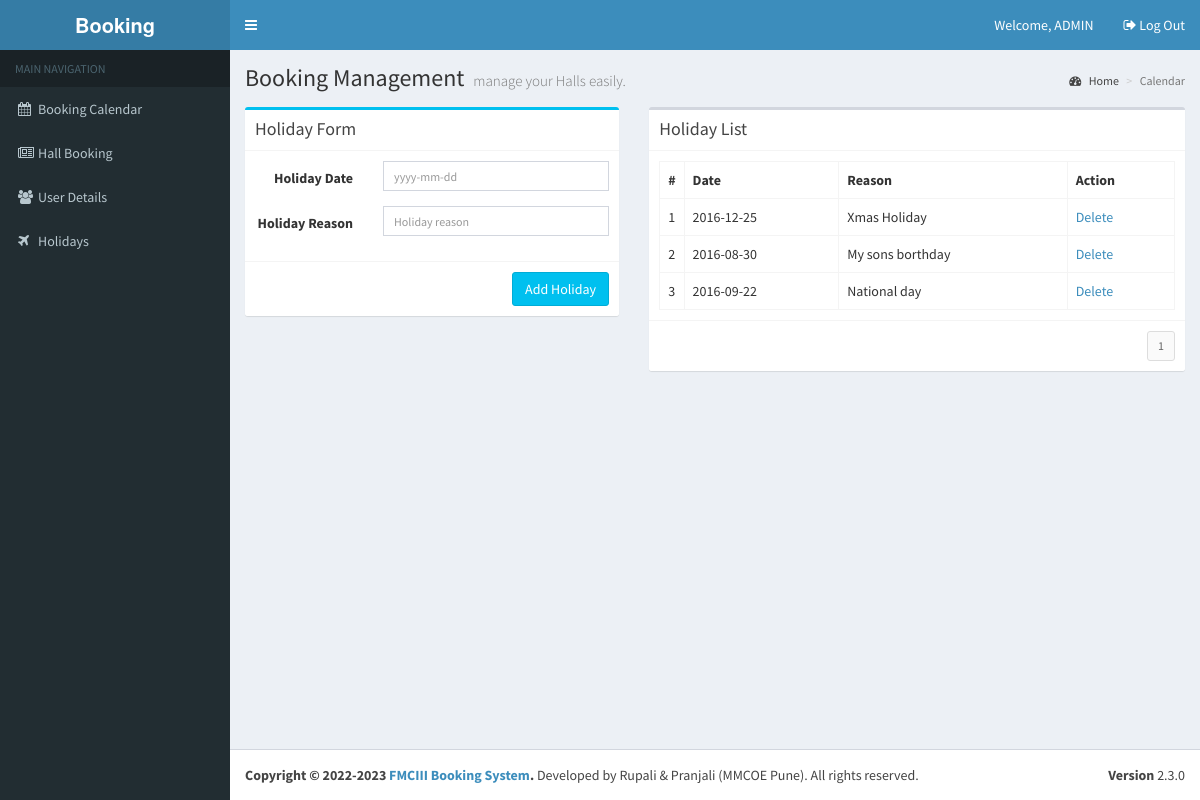
Page /event-management/views/?v=HOLY (signed in) on the committed database.
### tables this page shows
CREATE TABLE `tbl_holidays` (
  `id` int(10) NOT NULL,
  `date` varchar(20) NOT NULL,
  `reason` varchar(100) NOT NULL,
  `bdate` varchar(100) NOT NULL
);

### event-management/views/index.php (called while the page is built, shortened)
<?php
require_once '../library/functions.php';
require_once '../include/template.php';
?>

### event-management/library/database.php (called while the page is built, shortened)
<?php
require_once 'config.php';
$dbConn = mysqli_connect ($dbHost, $dbUser, $dbPass,$dbName);
function dbQuery($sql)
{
	global $dbConn;
	$result = mysqli_query($dbConn,$sql);
	return $result;
}
function dbFetchAssoc($result)
{
	return mysqli_fetch_assoc($result);
}
function dbNumRows($result)
{
	return mysqli_num_rows($result);
}
?>

### event-management/views/holidayslist.php (the view, shortened to what this page needs)
<?php
$records = getHolidayRecords();
?>
<div class="box">
  <div class="box-header with-border">
    <h3 class="box-title">Holiday List</h3>
  </div>
  <div class="box-body">
    <table class="table table-bordered">
      <tr>
        <th style="width: 10px">#</th>
        <th>Date</th>
        <th>Reason</th>
        <th>Action</th>
      </tr>
      <?php
	  $idx = 1;
	  foreach($records as $rec) {
	  	extract($rec);
	  ?>
      <tr>
        <td><?php echo $idx++; ?></td>
        <td><?php echo $hdate; ?></a></td>
        <td><?php echo $hreason; ?></td>
        <td><a href="javascript:deleteHoliday('<?php echo $hid ?>');">Delete</a></td>
      </tr>
      <?php } ?>
    </table>
  </div>
  <div class="box-footer clearfix">
    <?php echo generateHolidayPagination(); ?> </div>
</div>

### rows in the picture
tbl_holidays: date "2016-12-25", reason "Xmas Holiday"
tbl_holidays: date "2016-08-30", reason "My sons borthday"
tbl_holidays: date "2016-09-22", reason "National day"

### other values in the picture
$_SESSION['calendar_fd_user']['name'] "ADMIN"
